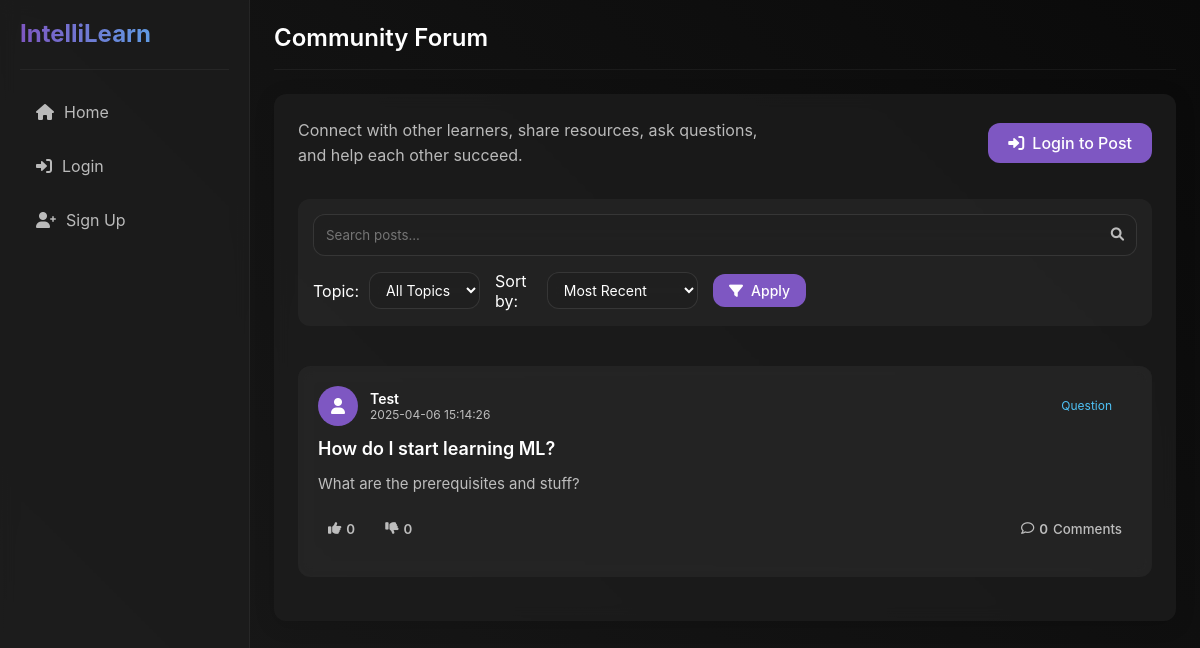
Page /forum on the committed database.
### models.py (models this page shows, shortened)
class ForumPost(db.Model):
    __tablename__ = 'forum_posts'
    id = db.Column(db.Integer, primary_key=True)
    title = db.Column(db.String(200), nullable=False)
    content = db.Column(db.Text, nullable=False)
    author_id = db.Column(db.Integer, db.ForeignKey('users.id'), nullable=False)
    topic = db.Column(db.String(50), nullable=True)  # New field for post topic
    created_at = db.Column(db.DateTime, default=datetime.datetime.utcnow)
    has_image = db.Column(db.Boolean, default=False)
    image_path = db.Column(db.String(255), nullable=True)
    likes = db.Column(db.Integer, default=0)
    dislikes = db.Column(db.Integer, default=0)
    comments = db.relationship('ForumComment', backref='post', lazy=True, cascade='all, delete-orphan')
    reactions = db.relationship('ForumReaction', backref='post', lazy=True, cascade='all, delete-orphan')
    def to_dict(self):
        return {
            'id': self.id,
            'title': self.title,
            'content': self.content,
            'author': self.author.username,
            'author_id': self.author_id,
            'topic': self.topic,  # Include topic in dict
            'timestamp': self.created_at.timestamp(),
            'has_image': self.has_image,
            'image_path': self.image_path,
            'likes': self.likes,
            'dislikes': self.dislikes,
            'comments': [comment.to_dict() for comment in self.comments]
        }

class User(db.Model):
    __tablename__ = 'users'
    id = db.Column(db.Integer, primary_key=True)
    username = db.Column(db.String(50), unique=True, nullable=False)
    password = db.Column(db.String(100), nullable=False)
    points = db.Column(db.Integer, default=0)
    level = db.Column(db.Integer, default=1)
    streak = db.Column(db.Integer, default=0)
    completed_topics = db.Column(db.Text, default='[]')  # JSON string of completed topics
    is_premium = db.Column(db.Boolean, default=False)
    premium_until = db.Column(db.DateTime, nullable=True)
    created_at = db.Column(db.DateTime, default=datetime.datetime.utcnow)
    education_level = db.Column(db.String(100), nullable=True)  # e.g., High School, Bachelor's, Master's
    field_of_study = db.Column(db.String(100), nullable=True)  # e.g., Computer Science, Biology
    current_courses = db.Column(db.Text, default='[]')  # JSON string of current courses
    learning_goals = db.Column(db.Text, nullable=True)  # Learning objectives
    career_goals = db.Column(db.String(200), nullable=True)  # Career aspirations
    preferred_learning_style = db.Column(db.String(50), nullable=True)  # e.g., Visual, Auditory, Reading/Writing
    roadmaps = db.relationship('Roadmap', backref='creator', lazy=True)
    forum_posts = db.relationship('ForumPost', backref='author', lazy=True)
    forum_comments = db.relationship('ForumComment', backref='author', lazy=True)
    chat_messages = db.relationship('ChatMessage', backref='user', lazy=True)

### app.py (the view, shortened to what this page needs)
@app.route('/forum')
def forum():
    search_query = request.args.get('search', '').strip()
    filter_topic = request.args.get('topic', '').strip()
    sort_by = request.args.get('sort', 'recent')  # 'recent', 'popular', 'likes'
    query = ForumPost.query.distinct(ForumPost.id)
    if search_query:
        query = query.filter(ForumPost.title.ilike(f'%{search_query}%') |
                             ForumPost.content.ilike(f'%{search_query}%'))
    if filter_topic:
        query = query.filter(ForumPost.topic == filter_topic)
    if sort_by == 'recent':
        query = query.order_by(ForumPost.created_at.desc())
    elif sort_by == 'popular':
        query = query.order_by(db.func.count(ForumComment.id).desc(), ForumPost.created_at.desc())
        query = query.outerjoin(ForumComment).group_by(ForumPost.id)
    elif sort_by == 'likes':
        query = query.order_by(ForumPost.likes.desc(), ForumPost.created_at.desc())
    posts = query.all()
    post_dicts = []
    all_topics = db.session.query(ForumPost.topic).distinct().filter(ForumPost.topic != None, ForumPost.topic != '').all()
    topics = [topic[0] for topic in all_topics]
    current_user_id = None
    if 'username' in session:
        user = User.query.filter_by(username=session['username']).first()
        if user:
            current_user_id = user.id
    for post in posts:
        post_dict = post.to_dict()
        post_dicts.append(post_dict)
    return render_template('forum.html',
                          posts=post_dicts,
                          topics=topics,
                          current_topic=filter_topic,
                          current_search=search_query,
                          current_sort=sort_by)

### app.py (called while the page is built)
@app.template_filter('timestamp_format')
def timestamp_format(timestamp):
    if isinstance(timestamp, datetime.datetime):
        return timestamp.strftime('%Y-%m-%d %H:%M:%S')
    try:
        date = datetime.datetime.fromtimestamp(timestamp)
        return date.strftime('%Y-%m-%d %H:%M:%S')
    except (TypeError, ValueError):
        return str(timestamp)

@app.context_processor
def inject_user():
    user_data = None
    if 'username' in session:
        user = User.query.filter_by(username=session['username']).first()
        if user:
            user_data = user.to_dict()
    return dict(user=user_data)

### templates/forum.html (shortened to what this page needs)
{% extends "base.html" %}
{% block page_title %}Community Forum{% endblock %}
{% block content %}
<div class="forum-container">
    <div class="forum-header">
        <div class="header-info">
            <p>Connect with other learners, share resources, ask questions, and help each other succeed.</p>
        </div>
        {% if 'username' in session %}
        <button class="btn btn-primary" id="new-post-btn">
            <i class="fas fa-plus"></i> New Post
        </button>
        {% else %}
        <a href="{{ url_for('login') }}" class="btn btn-primary">
            <i class="fas fa-sign-in-alt"></i> Login to Post
        </a>
        {% endif %}
    </div>
    <div class="forum-search-filter">
        <form class="search-form" method="GET" action="{{ url_for('forum') }}">
            <div class="search-container">
                <input type="text" name="search" placeholder="Search posts..." value="{{ current_search }}">
                <button type="submit" class="search-btn">
                    <i class="fas fa-search"></i>
                </button>
            </div>
            <div class="filters-container">
                <div class="filter-group">
                    <label for="filter-topic">Topic:</label>
                    <select id="filter-topic" name="topic" class="filter-select">
                        <option value="">All Topics</option>
                    </select>
                </div>
                <div class="filter-group">
                    <label for="filter-sort">Sort by:</label>
                    <select id="filter-sort" name="sort" class="filter-select">
                        <option value="recent" {% if current_sort == 'recent' %}selected{% endif %}>Most Recent</option>
                    </select>
                </div>
                <button type="submit" class="btn btn-secondary btn-sm">
                    <i class="fas fa-filter"></i> Apply
                </button>
            </div>
        </form>
    </div>
    <div id="forum-posts" class="posts-container">
        {% if posts %}
            {% for post in posts %}
            <div class="forum-post">
                <div class="post-header">
                    <div class="post-author">
                        <div class="author-avatar">
                            <i class="fas fa-user"></i>
                        </div>
                        <div class="author-info">
                            <div class="author-name">{{ post.author }}</div>
                            <div class="post-time" data-timestamp="{{ post.timestamp }}">{{ post.timestamp|timestamp_format }}</div>
                        </div>
                    </div>
                    {% if post.topic %}
                    <div class="post-topic">
                        <a href="{{ url_for('forum', topic=post.topic) }}" class="topic-badge">
                            {{ post.topic }}
                        </a>
                    </div>
                    {% endif %}
                </div>
                <h3 class="post-title">{{ post.title }}</h3>
                <div class="post-content">{{ post.content }}</div>
                <div class="post-actions">
                    <div class="reaction-buttons">
                        <button class="btn-action btn-like {% if post.user_reaction == 'like' %}active{% endif %}" data-post-id="{{ post.id }}">
                            <i class="fas fa-thumbs-up"></i> <span class="like-count">{{ post.likes }}</span>
                        </button>
                        <button class="btn-action btn-dislike {% if post.user_reaction == 'dislike' %}active{% endif %}" data-post-id="{{ post.id }}">
                            <i class="fas fa-thumbs-down"></i> <span class="dislike-count">{{ post.dislikes }}</span>
                        </button>
                    </div>
                    <button class="btn-action btn-comments">
                        <i class="far fa-comment"></i> <span class="comment-count">{{ post.comments|length }}</span> Comments
                    </button>
                </div>
            </div>
            {% endfor %}
        {% endif %}
    </div>
</div>
{% endblock %}

### static/css/style.css (style rules this page uses)
:root { --bg-primary: #121212; --bg-secondary: rgba(30, 30, 30, 0.7); --bg-tertiary: rgba(45, 45, 45, 0.5); --accent-primary: #7e57c2; --accent-secondary: #4fc3f7; --text-primary: #ffffff; --text-secondary: rgba(255, 255, 255, 0.7); --success: #4caf50; --warning: #ff9800; --error: #f44336; --border-radius: 12px; --sidebar-width: 250px; --header-height: 70px; --box-shadow: 0 4px 20px rgba(0, 0, 0, 0.15); --transition: all 0.3s ease; --blur: 8px; }
* { margin: 0; padding: 0; box-sizing: border-box; font-family: 'Inter', -apple-system, BlinkMacSystemFont, 'Segoe UI', Roboto, Oxygen, Ubuntu, Cantarell, 'Open Sans', 'Helvetica Neue', sans-serif; }
body { background-color: var(--bg-primary); color: var(--text-primary); min-height: 100vh; overflow-x: hidden; background-image: linear-gradient(45deg, #1a1a1a 0%, #0a0a0a 100%); background-attachment: fixed; }
a { color: var(--accent-secondary); text-decoration: none; transition: var(--transition); }
button, .btn { background-color: var(--accent-primary); color: var(--text-primary); border: none; padding: 10px 20px; border-radius: var(--border-radius); cursor: pointer; transition: var(--transition); font-weight: 500; display: inline-flex; align-items: center; justify-content: center; gap: 8px; }
input, textarea, select { background-color: var(--bg-tertiary); border: 1px solid rgba(255, 255, 255, 0.1); color: var(--text-primary); padding: 12px 16px; border-radius: var(--border-radius); width: 100%; transition: var(--transition); backdrop-filter: blur(var(--blur)); }
h1, h2, h3, h4, h5, h6 { color: var(--text-primary); font-weight: 600; line-height: 1.2; margin-bottom: 16px; }
p { color: var(--text-secondary); line-height: 1.6; margin-bottom: 16px; }
.forum-post { background-color: var(--bg-tertiary); border-radius: var(--border-radius); padding: 20px; margin-bottom: 20px; backdrop-filter: blur(var(--blur)); }
.post-header { display: flex; justify-content: space-between; align-items: center; margin-bottom: 12px; }
.post-author { display: flex; align-items: center; }
.author-avatar { width: 32px; height: 32px; border-radius: 50%; background-color: var(--accent-primary); display: flex; align-items: center; justify-content: center; margin-right: 8px; }
.post-time { color: var(--text-secondary); font-size: 12px; }

### rows in the picture
ForumPost: author "Test", timestamp "2025-04-06 15:14:26", topic "Question", title "How do I start learning ML?", content "What are the prerequisites and stuff?", likes "0", dislikes "0", comments|length "0"
